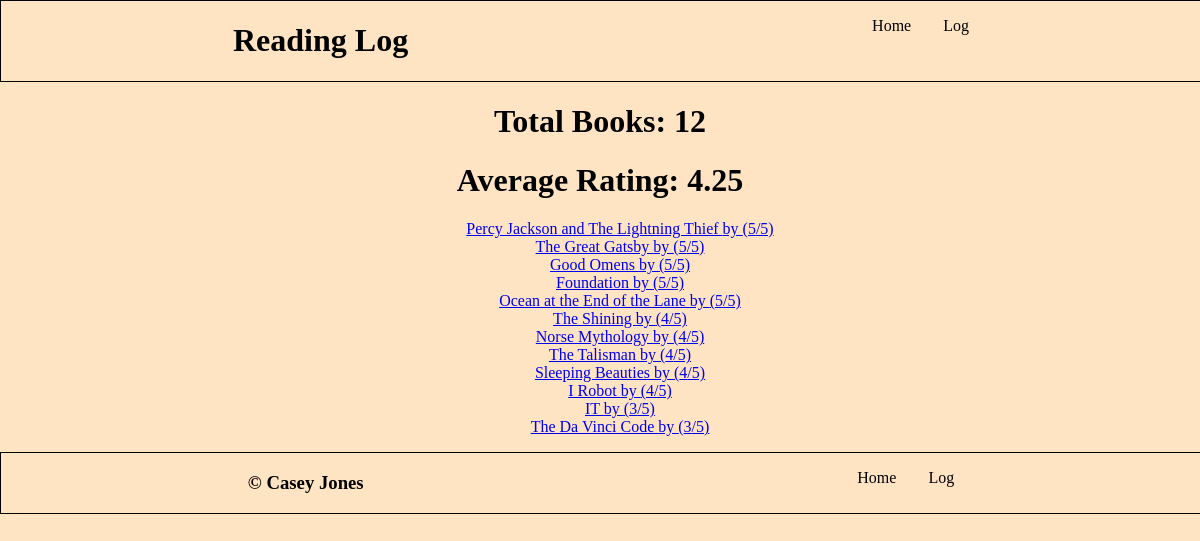
The page / on the database its author committed.
### readinglogApp/models.py (models this page shows, shortened)
class Book(models.Model):
    title = models.CharField(max_length=128)
    rating = models.IntegerField(validators=[
        MinValueValidator(1), MaxValueValidator(5)])
    genre = models.ForeignKey(Genre, on_delete=models.SET_NULL, null=True)
    authors = models.ManyToManyField(Author, related_name="books")
    is_read = models.BooleanField(default=False)
    date_read = models.DateField(null=True)
    series_number = models.IntegerField(null=True)
    summary = models.CharField(max_length=500, null=True)
    slug = models.SlugField(default='', null=False,
                            db_index=True, blank=True)

### readinglogApp/views.py (the view)
# urls.py: path('', views.index, name='home'),
def index(request):
    books = Book.objects.all().order_by('-rating')
    avg_rating = books.aggregate(Avg('rating'))
    num_books = books.count()
    return render(request, 'readinglogApp/index.html', {"books": books, "average": avg_rating, "bookcount": num_books})

### readinglogApp/templates/readinglogApp/index.html (shortened to what this page needs)
{% extends 'base.html' %}
{% block content %}
  <h1>Total Books: {{ bookcount }}</h1>
  <h1>Average Rating: {{ average.rating__avg }}</h1>
  <ul>
    {% for book in books %}
      <li>
        <a href="{% url 'book-detail' book.slug %}">{{ book.title }} by {{ book.author }} ({{ book.rating }}/5)</a>
      </li>
    {% endfor %}
  </ul>
{% endblock %}

### templates/base.html (shortened to what this page needs)
<!DOCTYPE html>
{% load static %}
<html lang="en">
  <head>
    <link rel="stylesheet" href="{% static 'readinglogApp/styles.css' %}" />
  </head>
  <body>
    {% include 'includes/_header.html' %}
    {% block content %}{% endblock %}
    {% include 'includes/_footer.html' %}
  </body>
</html>

### templates/includes/_header.html
{% load static %}
<div class="flex-row">
  <h1>Reading Log</h1>
  <ul class="header-list">
    <li>Home</li>
    <li>Log</li>
  </ul>
</div>

### templates/includes/_footer.html
{% load static %}
<div class="flex-row">
  <h3>&copy; Casey Jones</h3>
  <ul class="header-list">
    <li>Home</li>
    <li>Log</li>
  </ul>
</div>

### readinglogApp/static/readingLogApp/styles.css (style rules this page uses)
* { text-align: center; background-color: bisque; }
body { margin: 0; }
.flex-row { display: flex; flex-direction: row; justify-content: space-around; border: 1px solid black; width: 100%; }
.header-list { display: flex; flex-direction: row; justify-content: space-evenly; gap: 2rem; list-style-type: none; padding: 0; }
ul { list-style-type: none; }
.header-list>li { margin: 0; }

### rows shown on the page
Book: title "Percy Jackson and The Lightning Thief", rating "5"
Book: title "The Great Gatsby", rating "5"
Book: title "Good Omens", rating "5"
Book: title "Foundation", rating "5"
Book: title "Ocean at the End of the Lane", rating "5"
Book: title "The Shining", rating "4"
Book: title "Norse Mythology", rating "4"
Book: title "The Talisman", rating "4"
Book: title "Sleeping Beauties", rating "4"
Book: title "I Robot", rating "4"
Book: title "IT", rating "3"
Book: title "The Da Vinci Code", rating "3"

### other values the page prints
{{ bookcount }} "12"
{{ average.rating__avg }} "4.25"
